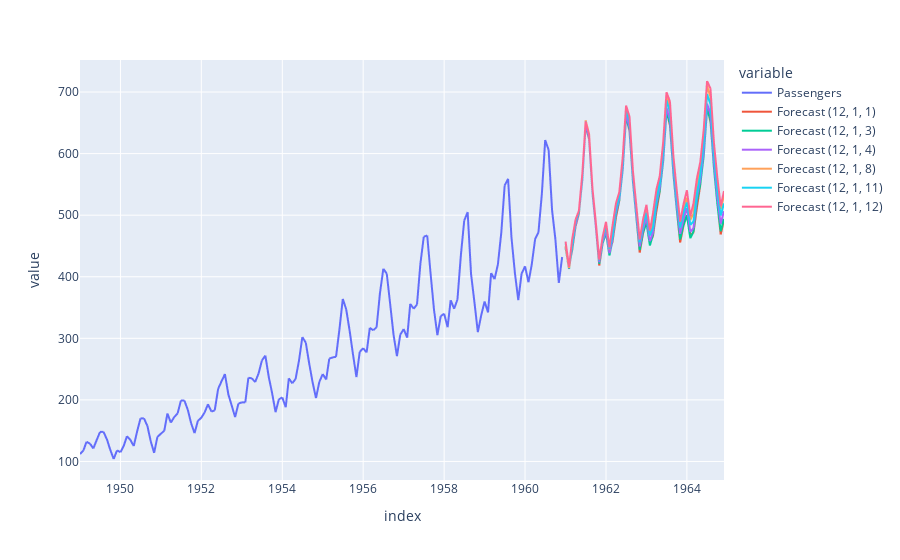

Write notebook code for a chart like this one.
### Code cell
df_pred.plot()

### Figure 1 — Plotly figure (JSON) as saved in the notebook; plotly's stock layout.template omitted (floating-point values rounded to 4 significant figures; data arrays with more than 128 entries replaced by an {"elided": "..."} marker saying what was removed)
{"data": [{"hovertemplate": "variable=Passengers<br>index=%{x}<br>value=%{y}<extra></extra>", "legendgroup": "Passengers", "line": {"color": "#636efa", "dash": "solid"}, "marker": {"symbol": "circle"}, "mode": "lines", "name": "Passengers", "showlegend": true, "type": "scattergl", "x": {"elided": "192 str values"}, "xaxis": "x", "y": {"elided": "192 int values"}, "yaxis": "y"}, {"hovertemplate": "variable=Forecast (12, 1, 1)<br>index=%{x}<br>value=%{y}<extra></extra>", "legendgroup": "Forecast (12, 1, 1)", "line": {"color": "#EF553B", "dash": "solid"}, "marker": {"symbol": "circle"}, "mode": "lines", "name": "Forecast (12, 1, 1)", "showlegend": true, "type": "scattergl", "x": {"elided": "192 str values"}, "xaxis": "x", "y": {"elided": "192 float values"}, "yaxis": "y"}, {"hovertemplate": "variable=Forecast (12, 1, 3)<br>index=%{x}<br>value=%{y}<extra></extra>", "legendgroup": "Forecast (12, 1, 3)", "line": {"color": "#00cc96", "dash": "solid"}, "marker": {"symbol": "circle"}, "mode": "lines", "name": "Forecast (12, 1, 3)", "showlegend": true, "type": "scattergl", "x": {"elided": "192 str values"}, "xaxis": "x", "y": {"elided": "192 float values"}, "yaxis": "y"}, {"hovertemplate": "variable=Forecast (12, 1, 4)<br>index=%{x}<br>value=%{y}<extra></extra>", "legendgroup": "Forecast (12, 1, 4)", "line": {"color": "#ab63fa", "dash": "solid"}, "marker": {"symbol": "circle"}, "mode": "lines", "name": "Forecast (12, 1, 4)", "showlegend": true, "type": "scattergl", "x": {"elided": "192 str values"}, "xaxis": "x", "y": {"elided": "192 float values"}, "yaxis": "y"}, {"hovertemplate": "variable=Forecast (12, 1, 8)<br>index=%{x}<br>value=%{y}<extra></extra>", "legendgroup": "Forecast (12, 1, 8)", "line": {"color": "#FFA15A", "dash": "solid"}, "marker": {"symbol": "circle"}, "mode": "lines", "name": "Forecast (12, 1, 8)", "showlegend": true, "type": "scattergl", "x": {"elided": "192 str values"}, "xaxis": "x", "y": {"elided": "192 float values"}, "yaxis": "y"}, {"hovertemplate": "variable=Forecast (12, 1, 11)<br>index=%{x}<br>value=%{y}<extra></extra>", "legendgroup": "Forecast (12, 1, 11)", "line": {"color": "#19d3f3", "dash": "solid"}, "marker": {"symbol": "circle"}, "mode": "lines", "name": "Forecast (12, 1, 11)", "showlegend": true, "type": "scattergl", "x": {"elided": "192 str values"}, "xaxis": "x", "y": {"elided": "192 float values"}, "yaxis": "y"}, {"hovertemplate": "variable=Forecast (12, 1, 12)<br>index=%{x}<br>value=%{y}<extra></extra>", "legendgroup": "Forecast (12, 1, 12)", "line": {"color": "#FF6692", "dash": "solid"}, "marker": {"symbol": "circle"}, "mode": "lines", "name": "Forecast (12, 1, 12)", "showlegend": true, "type": "scattergl", "x": {"elided": "192 str values"}, "xaxis": "x", "y": {"elided": "192 float values"}, "yaxis": "y"}], "layout": {"legend": {"title": {"text": "variable"}, "tracegroupgap": 0}, "margin": {"t": 60}, "xaxis": {"anchor": "y", "domain": [0, 1], "title": {"text": "index"}}, "yaxis": {"anchor": "x", "domain": [0, 1], "title": {"text": "value"}}}}
